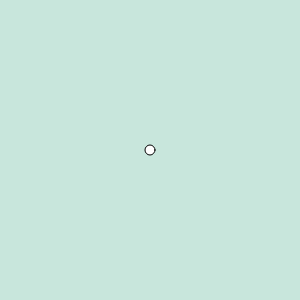
Frame 1 (no input)
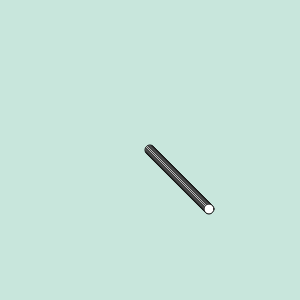
Frame 60 (no input)
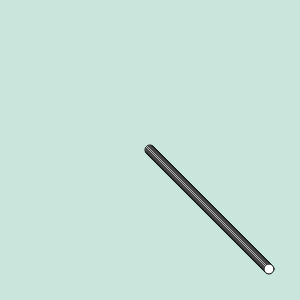
Frame 120 (the mouse pressed at the canvas centre since frame 60)

The p5.js sketch that drew these frames (run headless with seeded random() and noise() and a simulated clock; from frame 60 on, the mouse is pressed at the canvas centre):

// p5.js sketch
// ── sketch.js
var w;

function setup() {
  createCanvas(300,300);
  background(200,230,220);//눈에좋은 그린!!

  w = new Walker();
}

function draw() {
  w.show();
  w.move();
}


//###Walker Object
function Walker() {
  this.x = width/2;
  this.y = height/2;

  this.show = function(){
   ellipse(this.x,this.y,10);
 }

  this.move = function(){
    this.x= this.x + 1;
    this.y= this.y + 1;
  }

}
